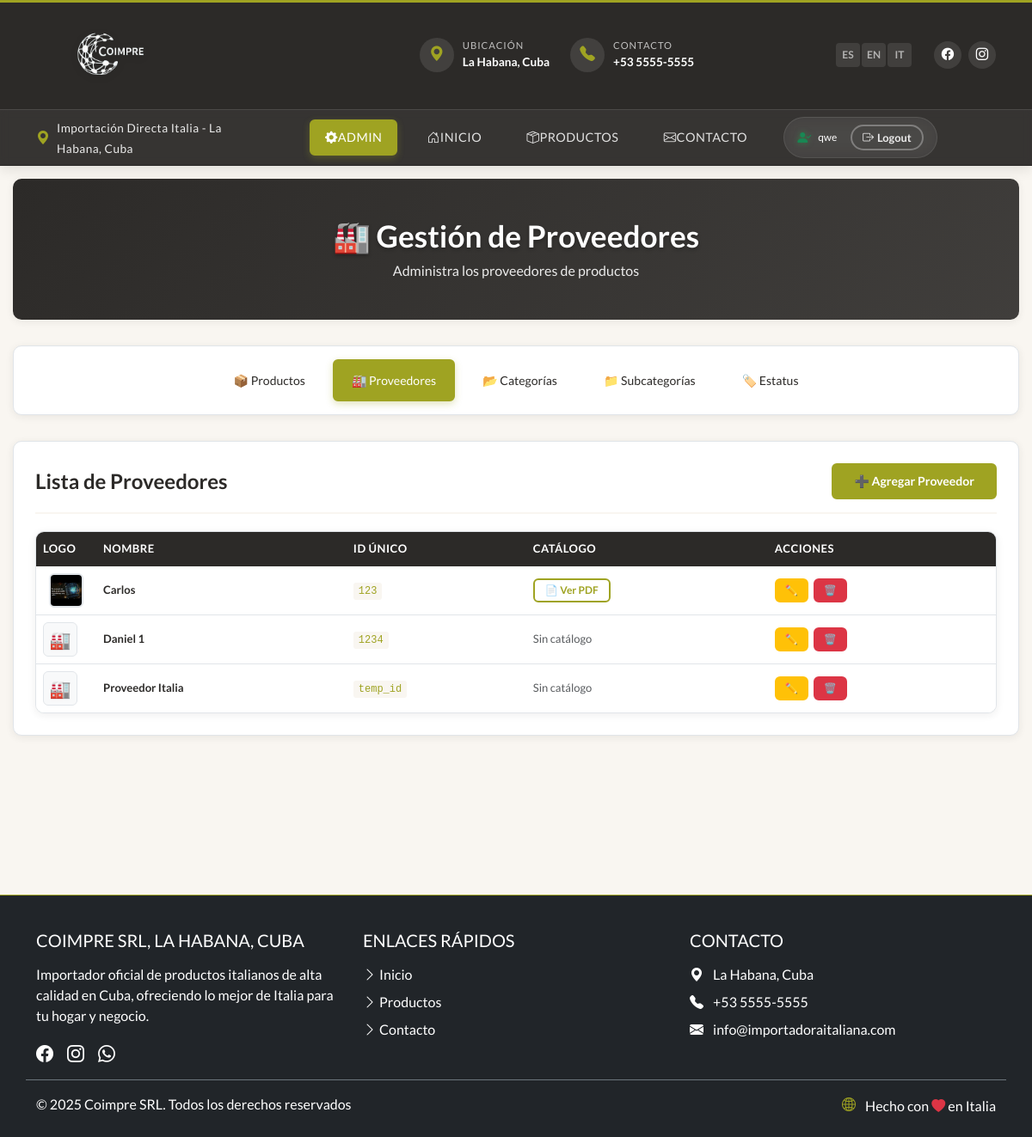
Page /productos/admin/proveedores/ (signed in) on the committed database.
### productos/models.py (models this page shows, shortened)
class Proveedor(models.Model):
    name = models.CharField(max_length=120, verbose_name="Nombre")
    slug = models.SlugField(unique=True, blank=True)
    logo = models.ImageField(upload_to='proveedores/', blank=True, null=True, verbose_name="Logo")
    id_unico = models.CharField(max_length=50, unique=True, verbose_name="ID Único", help_text="Identificador único del proveedor", default="temp_id")
    catalogo = models.FileField(upload_to='catalogos/', blank=True, null=True, verbose_name="Catálogo (PDF)")
    def count_productos(self):
        """Cuenta los productos activos del proveedor"""
        return self.productos_asociados.count()
    count_productos.short_description = "Productos Activos"
    class Meta:
        verbose_name = "Proveedor"
        verbose_name_plural = "Proveedores"

### productos/views.py (the view)
    def wrapper(request, *args, **kwargs):
        if not request.user.is_authenticated:
            messages.warning(request, 'Debes iniciar sesión para acceder a esta página.')
            return redirect('productos:secret_login')
        if not is_staff_user(request.user):
            messages.error(request, 'No tienes permisos para acceder a esta página.')
            raise Http404("Página no encontrada")
        return view_func(request, *args, **kwargs)

### productos/templates/productos/manage_proveedores.html (shortened to what this page needs)
{% extends 'coimpres_cuba/base.html' %}
{% load static %}
{% block extra_css %}
<link rel="stylesheet" href="{% static 'css/admin.css' %}">
{% endblock %}
{% block content %}
<div class="admin-container">
    {% include 'productos/partials/admin_header.html' with page_title="🏭 Gestión de Proveedores" page_description="Administra los proveedores de productos" %}
    <div class="admin-nav">
        <a href="{% url 'productos:admin_panel' %}" class="nav-link">📦 Productos</a>
        <a href="{% url 'productos:manage_proveedores' %}" class="nav-link active">🏭 Proveedores</a>
        <a href="{% url 'productos:manage_categories' %}" class="nav-link">📂 Categorías</a>
        <a href="{% url 'productos:manage_subcategories' %}" class="nav-link">📁 Subcategorías</a>
        <a href="{% url 'productos:manage_estatus' %}" class="nav-link">🏷️ Estatus</a>
    </div>
    <div class="admin-section">
        <div class="section-header">
            <h2>Lista de Proveedores</h2>
            <button class="btn btn-primary" onclick="showAddForm()">➕ Agregar Proveedor</button>
        </div>
        <div class="table-responsive">
            <table class="admin-table">
                <thead>
                    <tr>
                        <th>Logo</th>
                        <th>Nombre</th>
                        <th>ID Único</th>
                        <th>Catálogo</th>
                        <th>Acciones</th>
                    </tr>
                </thead>
                <tbody>
                    {% for proveedor in proveedores %}
                    <tr>
                        <td>
                            {% if proveedor.logo %}
                                <img src="{{ proveedor.logo.url }}" alt="{{ proveedor.name }}" class="product-thumb">
                            {% else %}
                                <div class="no-image">🏭</div>
                            {% endif %}
                        </td>
                        <td><strong>{{ proveedor.name }}</strong></td>
                        <td><code>{{ proveedor.id_unico }}</code></td>
                        <td>
                            {% if proveedor.catalogo %}
                                <a href="{{ proveedor.catalogo.url }}" target="_blank" class="btn btn-sm btn-outline-primary">📄 Ver PDF</a>
                            {% else %}
                                <span class="text-muted">Sin catálogo</span>
                            {% endif %}
                        </td>
                        <td>
                            <div class="action-buttons">
                                <a href="{% url 'productos:edit_proveedor' proveedor.pk %}" class="btn btn-sm btn-warning" title="Editar">✏️</a>
                                <button class="btn btn-sm btn-danger" title="Eliminar" data-item-id="{{ proveedor.pk }}" data-item-name="{{ proveedor.name }}" data-item-type="proveedor" onclick="deleteItem(this.dataset.itemId, this.dataset.itemName, this.dataset.itemType)">🗑️</button>
                            </div>
                        </td>
                    </tr>
                    {% empty %}
                    <tr>
                        <td colspan="5" class="text-center text-muted">No hay proveedores registrados</td>
                    </tr>
                    {% endfor %}
                </tbody>
            </table>
        </div>
    </div>
</div>
{% endblock %}

### coimpres_cuba/templates/coimpres_cuba/base.html (shortened to what this page needs)
{% load static %}
<!DOCTYPE html>
<html lang="{{ lang }}">
<head>
    <link href="https://cdn.jsdelivr.net/npm/bootstrap@5.3.0/dist/css/bootstrap.min.css" rel="stylesheet">
    <link rel="stylesheet" href="https://cdn.jsdelivr.net/npm/bootstrap-icons@1.11.0/font/bootstrap-icons.css">
    <link rel="stylesheet" href="https://cdnjs.cloudflare.com/ajax/libs/animate.css/4.1.1/animate.min.css">
    <link rel="stylesheet" href="{% static 'css/styles.css' %}">
    <link rel="stylesheet" href="{% static 'css/header.css' %}">
    <link rel="stylesheet" href="{% static 'css/components.css' %}">
    {% block extra_css %}{% endblock %}
</head>
<body>
    <header class="enhanced-header position-relative">
        <div class="container py-0">
            <div class="header-main py-3">
                <div class="row align-items-center">
                    <div class="col-lg-4 col-md-3 col-7">
                        <a class="header-logo-container" href="{% url 'home' %}">
                            <div class="logo-wrapper">
                                <img src="{% static 'img/logo_3.png' %}" alt="Coimpres Cuba Logo" class="logo-img" />
                            </div>
                        </a>
                    </div>
                    <div class="col-lg-5 col-md-6 d-none d-md-block">
                        <div class="header-contact-info d-flex justify-content-center">
                            <div class="contact-info-item me-4">
                                <div class="contact-icon">
                                    <i class="bi bi-geo-alt-fill"></i>
                                </div>
                                <div class="contact-text">
                                    <span class="contact-label">Ubicación</span>
                                    <span class="contact-value">La Habana, Cuba</span>
                                </div>
                            </div>
                            <div class="contact-info-item">
                                <div class="contact-icon">
                                    <i class="bi bi-telephone-fill"></i>
                                </div>
                                <div class="contact-text">
                                    <span class="contact-label">Contacto</span>
                                    <span class="contact-value">+53 5555-5555</span>
                                </div>
                            </div>
                        </div>
                    </div>
                    <div class="col-lg-3 col-md-3 col-5">
                        <div class="header-actions d-flex align-items-center justify-content-end">
                            <div class="language-selector me-3">
                                <div class="btn-group" role="group">
                                    <a href="?lang=es" class="lang-btn {% if lang == 'es' %}active{% endif %}">ES</a>
                                    <a href="?lang=en" class="lang-btn {% if lang == 'en' %}active{% endif %}">EN</a>
                                    <a href="?lang=it" class="lang-btn {% if lang == 'it' %}active{% endif %}">IT</a>
                                </div>
                            </div>
                            <div class="header-social-icons d-none d-lg-flex">
                                <a href="#" class="social-icon-circle" aria-label="Facebook">
                                    <i class="bi bi-facebook"></i>
                                </a>
                                <a href="#" class="social-icon-circle" aria-label="Instagram">
                                    <i class="bi bi-instagram"></i>
                                </a>
                            </div>
                        </div>
                    </div>
                </div>
            </div>
        </div>
        <nav class="enhanced-nav">
            <div class="container">
                <div class="d-flex align-items-center justify-content-between py-2">
                    <div class="location-full d-none d-md-flex align-items-center">
                        <div class="location-icon">
                            <i class="bi bi-geo-alt-fill text-accent me-2"></i>
                        </div>
                        <div>
                            <span class="location-text">Importación Directa Italia - La Habana, Cuba</span>
                        </div>
                    </div>
                    <div class="navbar-collapse collapse-mobile d-lg-flex align-items-center justify-content-center" id="navbarNav">
                        <ul class="navbar-nav d-flex align-items-center">
                            {% if user.is_authenticated and user.is_staff %}
                            <li class="nav-item">
                                <a class="nav-link {% if '/productos/admin/' in request.path %}active{% endif %}" href="{% url 'productos:admin_panel' %}" title="Panel de Administración">
                                    <i class="bi bi-gear-fill"></i> Admin
                                </a>
                            </li>
                            {% endif %}
                            <li class="nav-item">
                                <a class="nav-link {% if request.path == '/' %}active{% endif %}" href="/">
                                    <i class="bi bi-house-door"></i> {{ i18n.home|default:"Inicio" }}
                                </a>
                            </li>
                            <li class="nav-item">
                                <a class="nav-link {% if request.path == '/productos/' %}active{% endif %}" href="/productos/">
                                    <i class="bi bi-box-seam"></i> {{ i18n.products|default:"Productos" }}
                                </a>
                            </li>
                            <li class="nav-item">
                                <a class="nav-link {% if request.path == '/contact/' %}active{% endif %}" href="/contact/">
                                    <i class="bi bi-envelope"></i> {{ i18n.contact|default:"Contacto" }}
                                </a>
                            </li>
                        </ul>
                        {% if user.is_authenticated and user.is_staff %}
                        <div class="navbar-auth-info d-flex align-items-center ms-lg-3">
                            <div class="auth-user-info d-none d-lg-flex align-items-center me-3">
                                <i class="bi bi-person-check-fill text-success me-2"></i>
                                <span class="text-white small">{{ user.get_full_name|default:user.username }}</span>
                            </div>
                            <a href="{% url 'productos:admin_logout' %}" class="btn btn-outline-light btn-sm" title="Cerrar Sesión">
                                <i class="bi bi-box-arrow-right"></i>
                                <span class="d-none d-lg-inline ms-1">Logout</span>
                            </a>
                        </div>
                        {% endif %}
                    </div>
                </div>
            </div>
        </nav>
    </header>
    <main>
        {% block content %}{% endblock %}
    </main>
    <footer class="bg-dark text-white py-4 mt-5">
        <div class="container">
            <div class="row py-3">
                <div class="col-lg-4 col-md-6 mb-4 mb-md-0">
                    <h5 class="text-uppercase mb-3">Coimpre SRL, La Habana, Cuba</h5>
                    <p class="mb-3">{{ i18n.footer_description|default:"Importador oficial de productos italianos de alta calidad en Cuba, ofreciendo lo mejor de Italia para tu hogar y negocio." }}</p>
                    <div class="d-flex social-icons">
                        <a href="#" class="me-3 text-white"><i class="bi bi-facebook fs-5"></i></a>
                        <a href="#" class="me-3 text-white"><i class="bi bi-instagram fs-5"></i></a>
                        <a href="#" class="text-white"><i class="bi bi-whatsapp fs-5"></i></a>
                    </div>
                </div>
                <div class="col-lg-4 col-md-6 mb-4 mb-md-0">
                    <h5 class="text-uppercase mb-3">{{ i18n.quick_links|default:"Enlaces Rápidos" }}</h5>
                    <ul class="list-unstyled">
                        <li class="mb-2"><a href="/" class="text-white text-decoration-none"><i class="bi bi-chevron-right"></i> {{ i18n.home|default:"Inicio" }}</a></li>
                        <li class="mb-2"><a href="{% url 'productos:product_list' %}" class="text-white text-decoration-none"><i class="bi bi-chevron-right"></i> {{ i18n.products|default:"Productos" }}</a></li>
                        <li><a href="/contact/" class="text-white text-decoration-none"><i class="bi bi-chevron-right"></i> {{ i18n.contact|default:"Contacto" }}</a></li>
                    </ul>
                </div>
                <div class="col-lg-4 col-md-6">
                    <h5 class="text-uppercase mb-3">{{ i18n.contact|default:"Contacto" }}</h5>
                    <p class="mb-2"><i class="bi bi-geo-alt-fill me-2"></i> {{ i18n.address|default:"La Habana, Cuba" }}</p>
                    <p class="mb-2"><i class="bi bi-telephone-fill me-2"></i> +53 5555-5555</p>
                    <p class="mb-2"><i class="bi bi-envelope-fill me-2"></i> info@importadoraitaliana.com</p>
                </div>
            </div>
            <div class="row pt-3 border-top border-secondary">
                <div class="col-md-6">
                    <p class="mb-0">&copy; 2025 Coimpre SRL. {{ i18n.rights|default:"Todos los derechos reservados" }}</p>
                </div>
                <div class="col-md-6 text-md-end">
                    <p class="mb-0">
                        <i class="bi bi-globe2 text-accent me-2"></i>
                        <span class="align-middle">{{ i18n.made_with_love|default:"Hecho con" }} <i class="bi bi-heart-fill text-danger"></i> {{ i18n.in_italy|default:"en Italia" }}</span>
                    </p>
                </div>
            </div>
        </div>
    </footer>
  </body>
</html>

### rows in the picture
Proveedor: logo (picture), name "Carlos", id_unico "123"
Proveedor: name "Daniel 1", id_unico "1234", catalogo "Sin catálogo"
Proveedor: name "Proveedor Italia", id_unico "temp_id", catalogo "Sin catálogo"

### other values in the picture
{{ i18n.home|default:"Inicio" }} "INICIO"
{{ i18n.products|default:"Productos" }} "PRODUCTOS"
{{ i18n.contact|default:"Contacto" }} "CONTACTO"
{{ user.get_full_name|default:user.username }} "qwe"
{{ page_title|default:"Panel de Administración" }} "🏭 Gestión de Proveedores"
{{ i18n.quick_links|default:"Enlaces Rápidos" }} "ENLACES RÁPIDOS"
{{ i18n.home|default:"Inicio" }} "Inicio"
{{ i18n.products|default:"Productos" }} "Productos"
{{ i18n.contact|default:"Contacto" }} "Contacto"
{{ i18n.address|default:"La Habana, Cuba" }} "La Habana, Cuba"
{{ i18n.rights|default:"Todos los derechos reservados" }} "Todos los derechos reservados"
{{ i18n.made_with_love|default:"Hecho con" }} "Hecho con"
{{ i18n.in_italy|default:"en Italia" }} "en Italia"
